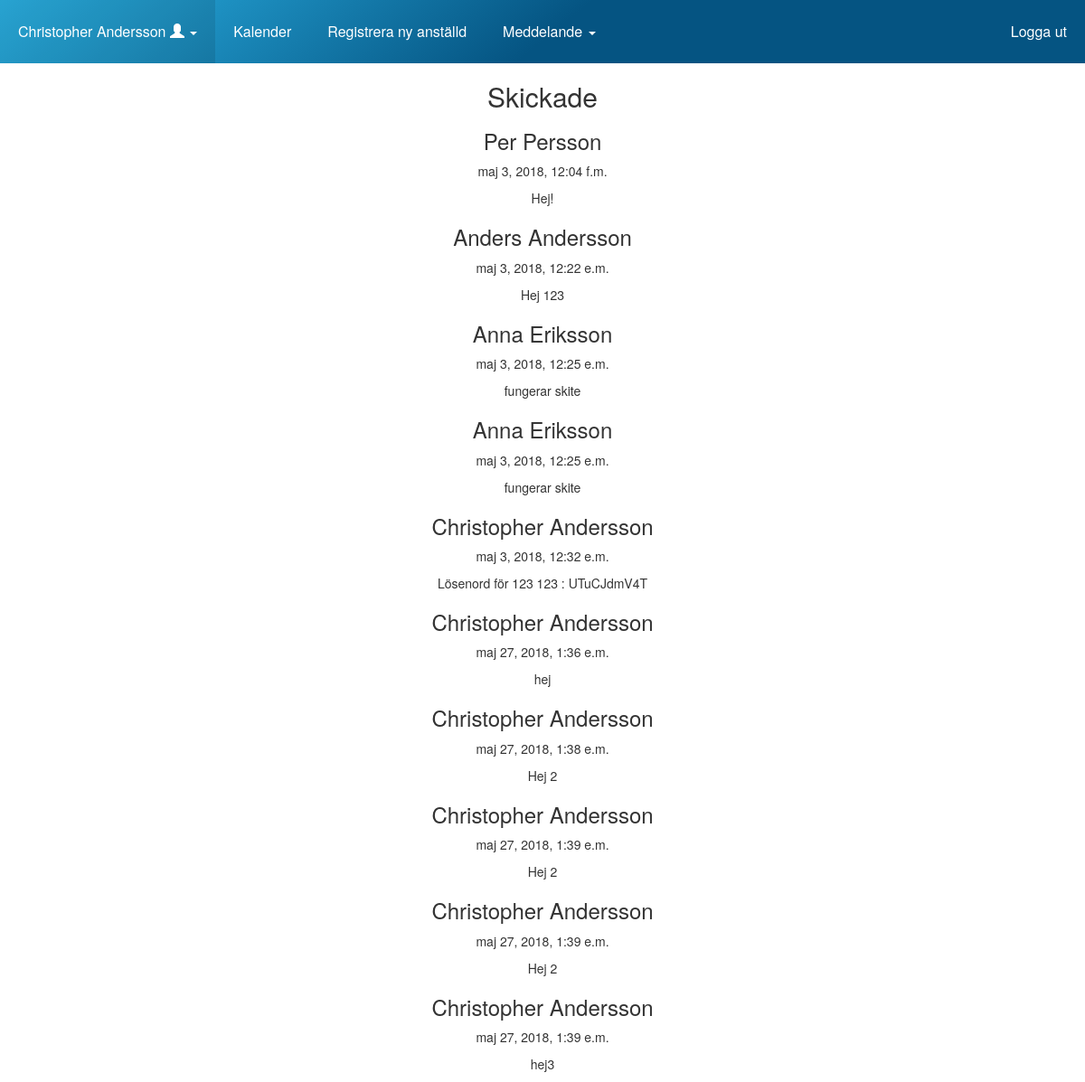
Page /sent_messages/ (signed in) on the earlier database version.
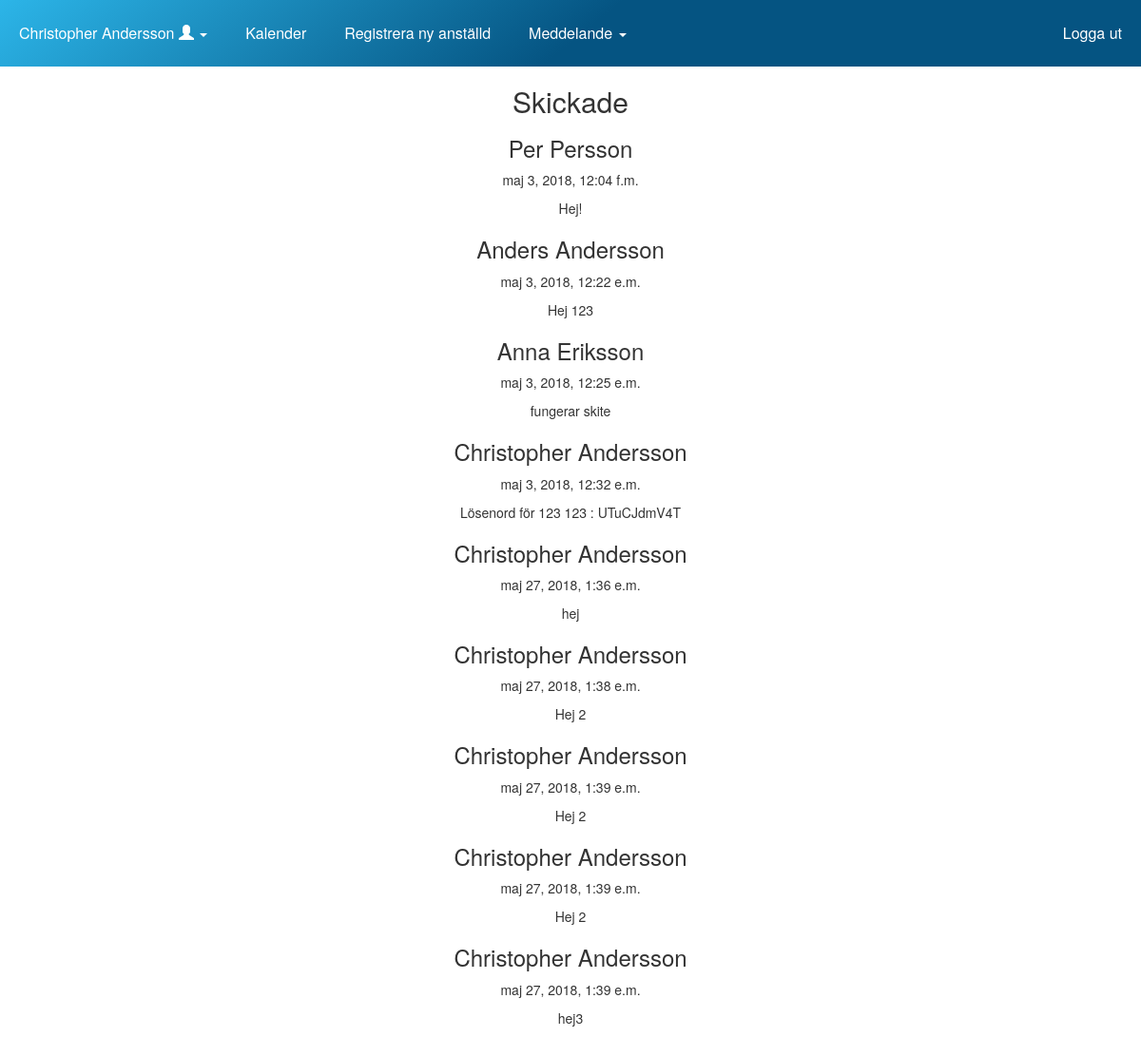
Same page on the later database version.
### paca_app/models.py (models this page shows, shortened)
class Message(models.Model):
    is_read = models.BooleanField(default=False)
    text = models.TextField(max_length=200)
    sent_from = models.ForeignKey('User', on_delete=models.CASCADE, related_name='sent_from')
    sent_to = models.ForeignKey('User', on_delete=models.CASCADE, related_name='sent_to')
    sent_time = models.DateTimeField(auto_now_add=True)

class User(AbstractUser):
    has_logged_in = models.BooleanField(default=False)
    phone = models.CharField(max_length=12)
    first_name = models.CharField(max_length=30)
    last_name = models.CharField(max_length=30)
    image = models.ImageField(upload_to="profile_image", blank=True)
    """ Nedan är för att förändra grundklassen som är inbyggd i Django """
    username = None
    email = models.EmailField(_('email address'), unique=True)
    USERNAME_FIELD = 'email'
    REQUIRED_FIELDS = []
    objects = UserManager()
    def __str__(self):
        return "{} {}".format(self.first_name, self.last_name)

### paca_app/views.py (the view)
# urls.py: path('sent_messages/', views.sent_messages, name='sent_messages'),
@login_required
def sent_messages(request):
    message_sent = Message.objects.filter(sent_from=request.user)
    return render(request, 'sent_messages.html', {'message_sent':message_sent})

### paca_app/templates/sent_messages.html
{% extends 'base.html' %}
{% block content %}
  <h2>Skickade</h2>
  {% for msg in message_sent %}
    <div>
      <h3>{{msg.sent_to}}</h3>
      <p>{{msg.sent_time}}</p>
      <p>{{msg.text}}</p>
    </div>
  {% endfor %}
{% endblock %}

Differences in the rows shown:
removed Message: sent_to "Anna Eriksson", sent_time "maj 3, 2018, 12:25 e.m.", text "fungerar skite"
